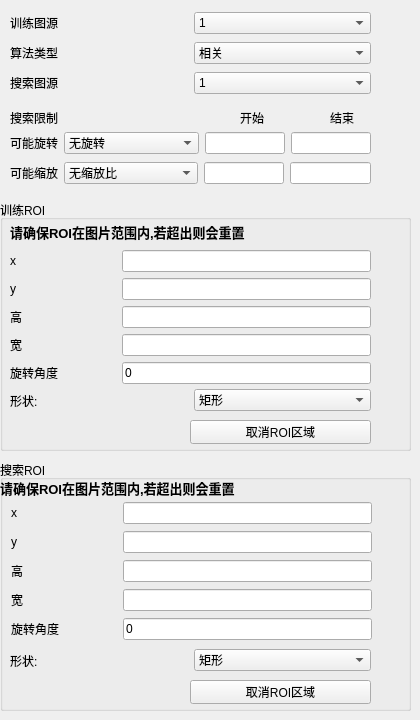
         <widget class="QWidget" name="Pattern_find_general_setting">
          <widget class="QLabel" name="label_90">
           <property name="geometry">
            <rect>
             <x>10</x>
             <y>110</y>
             <width>53</width>
             <height>16</height>
            </rect>
           </property>
           <property name="text">
            <string>搜索限制</string>
           </property>
          </widget>
          <widget class="QLabel" name="Pattern_find_begin">
           <property name="geometry">
            <rect>
             <x>240</x>
             <y>110</y>
             <width>53</width>
             <height>16</height>
            </rect>
           </property>
           <property name="text">
            <string>开始</string>
           </property>
          </widget>
          <widget class="QLabel" name="Pattern_find_end">
           <property name="geometry">
            <rect>
             <x>330</x>
             <y>110</y>
             <width>53</width>
             <height>16</height>
            </rect>
           </property>
           <property name="text">
            <string>结束</string>
           </property>
          </widget>
          <widget class="QGroupBox" name="Pattern_find_train_ROI_setting">
           <property name="geometry">
            <rect>
             <x>0</x>
             <y>200</y>
             <width>411</width>
             <height>251</height>
            </rect>
           </property>
           <property name="title">
            <string>训练ROI</string>
           </property>
           <widget class="QPushButton" name="Pattern_find_ROI_cancel">
            <property name="geometry">
             <rect>
              <x>190</x>
              <y>220</y>
              <width>181</width>
              <height>24</height>
             </rect>
            </property>
            <property name="text">
             <string>取消ROI区域</string>
            </property>
           </widget>
           <widget class="QWidget" name="layoutWidget">
            <property name="geometry">
             <rect>
              <x>10</x>
              <y>180</y>
              <width>361</width>
              <height>41</height>
             </rect>
            </property>
            <layout class="QHBoxLayout" name="horizontalLayout_96">
             <item>
              <widget class="QLabel" name="label_79">
               <property name="text">
                <string>形状:</string>
               </property>
              </widget>
             </item>
             <item>
              <widget class="QComboBox" name="Pattern_find_ROI_type">
               <property name="styleSheet">
                <string notr="true">selection-color: rgb(0, 0, 0);</string>
               </property>
               <item>
                <property name="text">
                 <string>矩形</string>
                </property>
               </item>
               <item>
                <property name="text">
                 <string>圆形</string>
                </property>
               </item>
              </widget>
             </item>
            </layout>
           </widget>
           <widget class="QWidget" name="layoutWidget">
            <property name="geometry">
             <rect>
              <x>10</x>
              <y>20</y>
              <width>361</width>
              <height>164</height>
             </rect>
            </property>
            <layout class="QGridLayout" name="gridLayout_68">
             <item row="0" column="0" colspan="2">
              <widget class="QLabel" name="label_36">
               <property name="font">
                <font>
                 <pointsize>10</pointsize>
                 <bold>true</bold>
                </font>
               </property>
               <property name="text">
                <string>请确保ROI在图片范围内,若超出则会重置</string>
               </property>
              </widget>
             </item>
             <item row="1" column="0">
              <widget class="QLabel" name="label_74">
               <property name="text">
                <string>x</string>
               </property>
              </widget>
             </item>
             <item row="1" column="1">
              <widget class="QLineEdit" name="Pattern_find_ROI_x"/>
             </item>
             <item row="2" column="0">
              <widget class="QLabel" name="label_73">
               <property name="text">
                <string>y</string>
               </property>
              </widget>
             </item>
             <item row="2" column="1">
              <widget class="QLineEdit" name="Pattern_find_ROI_y"/>
             </item>
             <item row="3" column="0">
              <widget class="QLabel" name="Pattern_find_ROI_h_l">
               <property name="text">
                <string>高</string>
               </property>
              </widget>
             </item>
             <item row="3" column="1">
              <widget class="QLineEdit" name="Pattern_find_ROI_height"/>
             </item>
             <item row="4" column="0">
              <widget class="QLabel" name="Pattern_find_ROI_w_l">
               <property name="text">
                <string>宽                            </string>
               </property>
              </widget>
             </item>
             <item row="4" column="1">
              <widget class="QLineEdit" name="Pattern_find_ROI_width"/>
             </item>
             <item row="5" column="0">
              <widget class="QLabel" name="Pattern_find_ROI_a_l">
               <property name="text">
                <string>旋转角度</string>
               </property>
              </widget>
             </item>
             <item row="5" column="1">
              <widget class="QLineEdit" name="Pattern_find_ROI_a">
               <property name="text">
                <string>0</string>
               </property>
              </widget>
             </item>
            </layout>
           </widget>
          </widget>
          <widget class="QGroupBox" name="Pattern_find_search_ROI_setting">
           <property name="geometry">
            <rect>
             <x>0</x>
             <y>460</y>
             <width>411</width>
             <height>251</height>
            </rect>
           </property>
           <property name="title">
            <string>搜索ROI</string>
           </property>
           <widget class="QPushButton" name="Pattern_find_ROI_2_cancel">
            <property name="geometry">
             <rect>
              <x>190</x>
              <y>220</y>
              <width>181</width>
              <height>24</height>
             </rect>
            </property>
            <property name="text">
             <string>取消ROI区域</string>
            </property>
           </widget>
           <widget class="QLabel" name="label_83">
            <property name="geometry">
             <rect>
              <x>0</x>
              <y>20</y>
              <width>261</width>
              <height>16</height>
             </rect>
            </property>
            <property name="font">
             <font>
              <pointsize>10</pointsize>
              <bold>true</bold>
             </font>
            </property>
            <property name="text">
             <string>请确保ROI在图片范围内,若超出则会重置</string>
            </property>
           </widget>
           <widget class="QWidget" name="layoutWidget">
            <property name="geometry">
             <rect>
              <x>10</x>
              <y>185</y>
              <width>361</width>
              <height>31</height>
             </rect>
            </property>
            <layout class="QHBoxLayout" name="horizontalLayout_102">
             <item>
              <widget class="QLabel" name="label_82">
               <property name="text">
                <string>形状:</string>
               </property>
              </widget>
             </item>
             <item>
              <widget class="QComboBox" name="Pattern_find_ROI_2_type">
               <property name="styleSheet">
                <string notr="true">selection-color: rgb(0, 0, 0);</string>
               </property>
               <item>
                <property name="text">
                 <string>矩形</string>
                </property>
               </item>
               <item>
                <property name="text">
                 <string>圆形</string>
                </property>
               </item>
              </widget>
             </item>
            </layout>
           </widget>
           <widget class="QWidget" name="layoutWidget">
            <property name="geometry">
             <rect>
              <x>11</x>
              <y>41</y>
              <width>361</width>
              <height>141</height>
             </rect>
            </property>
            <layout class="QGridLayout" name="gridLayout_69">
             <item row="0" column="0">
              <widget class="QLabel" name="label_81">
               <property name="text">
                <string>x</string>
               </property>
              </widget>
             </item>
             <item row="0" column="1">
              <widget class="QLineEdit" name="Pattern_find_ROI_2_x"/>
             </item>
             <item row="1" column="0">
              <widget class="QLabel" name="label_80">
               <property name="text">
                <string>y</string>
               </property>
              </widget>
             </item>
             <item row="1" column="1">
              <widget class="QLineEdit" name="Pattern_find_ROI_2_y"/>
             </item>
             <item row="2" column="0">
              <widget class="QLabel" name="Pattern_find_ROI_2_h_l">
               <property name="text">
                <string>高</string>
               </property>
              </widget>
             </item>
             <item row="2" column="1">
              <widget class="QLineEdit" name="Pattern_find_ROI_2_height"/>
             </item>
             <item row="3" column="0">
              <widget class="QLabel" name="Pattern_find_ROI_2_w_l">
               <property name="text">
                <string>宽                            </string>
               </property>
              </widget>
             </item>
             <item row="3" column="1">
              <widget class="QLineEdit" name="Pattern_find_ROI_2_width"/>
             </item>
             <item row="4" column="0">
              <widget class="QLabel" name="Pattern_find_ROI_2_a_l">
               <property name="text">
                <string>旋转角度</string>
               </property>
              </widget>
             </item>
             <item row="4" column="1">
              <widget class="QLineEdit" name="Pattern_find_ROI_2_a">
               <property name="text">
                <string>0</string>
               </property>
              </widget>
             </item>
            </layout>
           </widget>
          </widget>
          <widget class="QLabel" name="label_107">
           <property name="geometry">
            <rect>
             <x>100</x>
             <y>70</y>
             <width>53</width>
             <height>16</height>
            </rect>
           </property>
           <property name="text">
            <string/>
           </property>
          </widget>
          <widget class="QWidget" name="layoutWidget">
           <property name="geometry">
            <rect>
             <x>10</x>
             <y>130</y>
             <width>361</width>
             <height>26</height>
            </rect>
           </property>
           <layout class="QHBoxLayout" name="horizontalLayout_4">
            <item>
             <widget class="QLabel" name="label_85">
              <property name="text">
               <string>可能旋转</string>
              </property>
             </widget>
            </item>
            <item>
             <widget class="QComboBox" name="Pattern_find_rotate">
              <property name="styleSheet">
               <string notr="true">selection-color: rgb(0, 0, 0);</string>
              </property>
              <item>
               <property name="text">
                <string>无旋转</string>
               </property>
              </item>
              <item>
               <property name="text">
                <string>旋转范围内</string>
               </property>
              </item>
              <item>
               <property name="text">
                <string>0以及180°正负度数</string>
               </property>
              </item>
              <item>
               <property name="text">
                <string>360°</string>
               </property>
              </item>
             </widget>
            </item>
            <item>
             <widget class="QLineEdit" name="Pattern_find_rotate_min"/>
            </item>
            <item>
             <widget class="QLineEdit" name="Pattern_find_rotate_max"/>
            </item>
           </layout>
          </widget>
          <widget class="QWidget" name="layoutWidget">
           <property name="geometry">
            <rect>
             <x>10</x>
             <y>160</y>
             <width>361</width>
             <height>26</height>
            </rect>
           </property>
           <layout class="QHBoxLayout" name="horizontalLayout_5">
            <item>
             <widget class="QLabel" name="label_89">
              <property name="text">
               <string>可能缩放</string>
              </property>
             </widget>
            </item>
            <item>
             <widget class="QComboBox" name="Pattern_find_zoom">
              <property name="styleSheet">
               <string notr="true">selection-color: rgb(0, 0, 0);</string>
              </property>
              <item>
               <property name="text">
                <string>无缩放比</string>
               </property>
              </item>
              <item>
               <property name="text">
                <string>轻微缩放比0.9~1.1</string>
               </property>
              </item>
              <item>
               <property name="text">
                <string>极大缩放比0.5~2.0  </string>
               </property>
              </item>
              <item>
               <property name="text">
                <string>自定义缩放比</string>
               </property>
              </item>
             </widget>
            </item>
            <item>
             <widget class="QLineEdit" name="Pattern_find_zoom_min"/>
            </item>
            <item>
             <widget class="QLineEdit" name="Pattern_find_zoom_max"/>
            </item>
           </layout>
          </widget>
          <widget class="QWidget" name="layoutWidget">
           <property name="geometry">
            <rect>
             <x>10</x>
             <y>70</y>
             <width>361</width>
             <height>26</height>
            </rect>
           </property>
           <layout class="QHBoxLayout" name="horizontalLayout_6">
            <item>
             <widget class="QLabel" name="label_72">
              <property name="text">
               <string>搜索图源</string>
              </property>
             </widget>
            </item>
            <item>
             <widget class="QComboBox" name="Pattern_find_search_raw_image">
              <property name="styleSheet">
               <string notr="true">selection-color: rgb(0, 0, 0);</string>
              </property>
              <item>
               <property name="text">
                <string>1</string>
               </property>
              </item>
             </widget>
            </item>
           </layout>
          </widget>
          <widget class="QWidget" name="layoutWidget">
           <property name="geometry">
            <rect>
             <x>10</x>
             <y>40</y>
             <width>361</width>
             <height>26</height>
            </rect>
           </property>
           <layout class="QHBoxLayout" name="horizontalLayout_7">
            <item>
             <widget class="QLabel" name="label_95">
              <property name="text">
               <string>算法类型</string>
              </property>
             </widget>
            </item>
            <item>
             <widget class="QComboBox" name="Pattern_find_type">
              <property name="styleSheet">
               <string notr="true">selection-color: rgb(0, 0, 0);</string>
              </property>
              <item>
               <property name="text">
                <string>相关</string>
               </property>
              </item>
              <item>
               <property name="text">
                <string>边缘匹配</string>
               </property>
              </item>
              <item>
               <property name="text">
                <string>轮廓匹配</string>
               </property>
              </item>
             </widget>
            </item>
           </layout>
          </widget>
          <widget class="QWidget" name="layoutWidget">
           <property name="geometry">
            <rect>
             <x>10</x>
             <y>10</y>
             <width>361</width>
             <height>26</height>
            </rect>
           </property>
           <layout class="QHBoxLayout" name="horizontalLayout_8">
            <item>
             <widget class="QLabel" name="label_71">
              <property name="text">
               <string>训练图源</string>
              </property>
             </widget>
            </item>
            <item>
             <widget class="QComboBox" name="Pattern_find_train_raw_image">
              <property name="styleSheet">
               <string notr="true">selection-color: rgb(0, 0, 0);</string>
              </property>
              <item>
               <property name="text">
                <string>1</string>
               </property>
              </item>
             </widget>
            </item>
           </layout>
          </widget>
         </widget>
